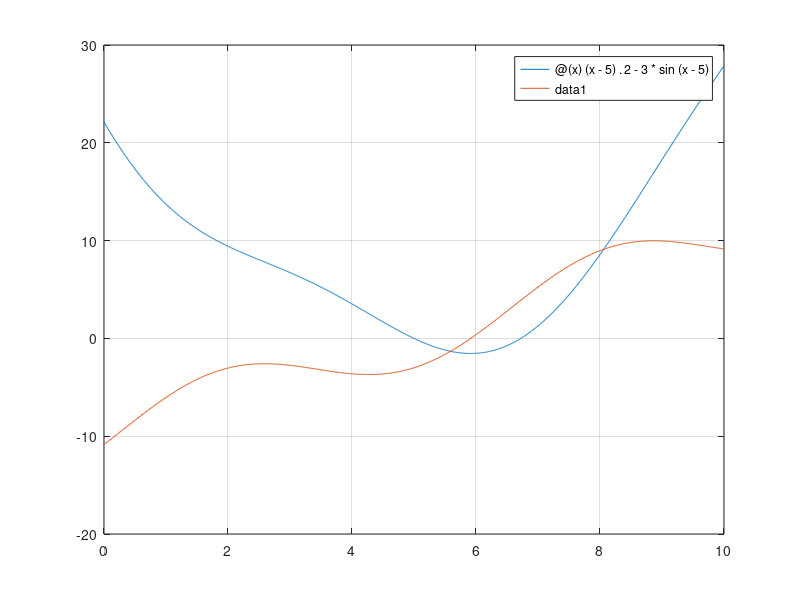

This figure's MATLAB source: (Note: this script raises an error after producing the figure.)
%% Problemi di ottimizzazione

clear all;
close all;

%% Definizione e disegno funzioni

h=@(x) (x-5).^2-3*sin(x-5);
f=@(x) 2*(x-5)-3*cos(x-5);

figure(1); clf
fplot(h,[0,10])
hold on
fplot(f,[0,10])
grid on

%% Applicazione metodo di Newton

df=@(x)2+3*sin(x-5);

x0=0;
% x0=1;
tol=1.e-12; nmax=100;

[zero,res,it]=newton(f,df,x0,tol,nmax)
